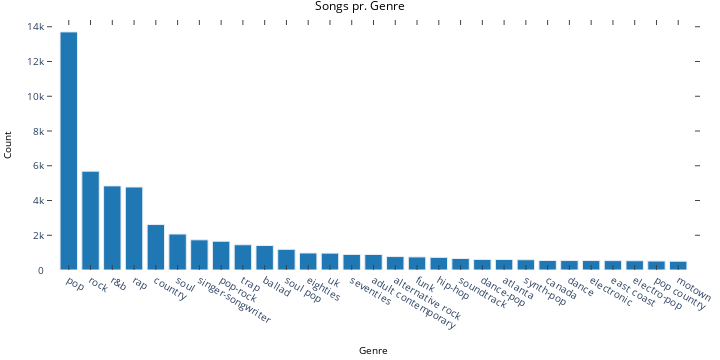

The cell this chart's notebook holds for it:
### Code cell
sorted_genres = {k: v for k, v in sorted(genre_count.items(), key=lambda item: item[1], reverse=True) if v > 500}
#for k, v in sorted_genres.items():
#    print(k + ':', v)

fig = plt.figure(figsize=(10,5))
plt.bar(*zip(*sorted_genres.items()))
plt.xlim(-1, len(sorted_genres.items()))
plt.xlabel('Genre')
plt.xticks(rotation=90)
plt.ylabel('Count')
plt.title('Songs pr. Genre')
plt.show()

plotly_fig = tls.mpl_to_plotly(fig, resize=False)
plotly_fig.update_layout(
    xaxis = dict(
        tickmode = 'array',
        tickvals = list(np.arange(len(sorted_genres.keys()))),
        ticktext = list(sorted_genres.keys())),
    paper_bgcolor='rgba(0,0,0,0)',
    plot_bgcolor='rgba(0,0,0,0)',
    title_x =0.5,
    margin=dict(l=5, r=5, t=20, b=5)
)

plotly.write_image(plotly_fig, plotly_folder + "songs_per_genre.json")
iplot(plotly_fig)

### Figure 1 — Plotly figure (JSON) as saved in the notebook; plotly's stock layout.template omitted (floating-point values rounded to 4 significant figures)
{"data": [{"marker": {"color": "#1F77B4", "line": {"width": 1}}, "opacity": 1, "orientation": "v", "type": "bar", "x": [0, 1, 2, 3, 4, 5, 6, 7, 8, 9, 10, 11, 12, 13, 14, 15, 16, 17, 18, 19, 20, 21, 22, 23, 24, 25, 26, 27, 28], "xaxis": "x", "y": [13703, 5688, 4841, 4776, 2616, 2070, 1737, 1655, 1454, 1409, 1189, 979, 971, 896, 892, 773, 752, 728, 661, 608, 603, 591, 545, 544, 544, 540, 533, 516, 506], "yaxis": "y"}], "layout": {"autosize": false, "bargap": 0.2, "height": 360, "hovermode": "closest", "margin": {"b": 5, "l": 5, "pad": 0, "r": 5, "t": 20}, "paper_bgcolor": "rgba(0,0,0,0)", "plot_bgcolor": "rgba(0,0,0,0)", "showlegend": false, "title": {"font": {"color": "#000000", "size": 12}, "text": "Songs pr. Genre", "x": 0.5}, "width": 720, "xaxis": {"anchor": "y", "domain": [0, 1], "mirror": "ticks", "nticks": 29, "range": [-1, 29], "showgrid": false, "showline": true, "side": "bottom", "tickfont": {"size": 10}, "tickmode": "array", "ticks": "inside", "ticktext": ["pop", "rock", "r&b", "rap", "country", "soul", "singer-songwriter", "pop-rock", "trap", "ballad", "soul pop", "eighties", "uk", "seventies", "adult contemporary", "alternative rock", "funk", "hip-hop", "soundtrack", "dance-pop", "atlanta", "synth-pop", "canada", "dance", "electronic", "east coast", "electro-pop", "pop country", "motown"], "tickvals": [0, 1, 2, 3, 4, 5, 6, 7, 8, 9, 10, 11, 12, 13, 14, 15, 16, 17, 18, 19, 20, 21, 22, 23, 24, 25, 26, 27, 28], "title": {"font": {"color": "#000000", "size": 10}, "text": "Genre"}, "type": "linear", "zeroline": false}, "yaxis": {"anchor": "x", "domain": [0, 1], "mirror": "ticks", "nticks": 9, "range": [0, 14390.0], "showgrid": false, "showline": true, "side": "left", "tickfont": {"size": 10}, "ticks": "inside", "title": {"font": {"color": "#000000", "size": 10}, "text": "Count"}, "type": "linear", "zeroline": false}}}
